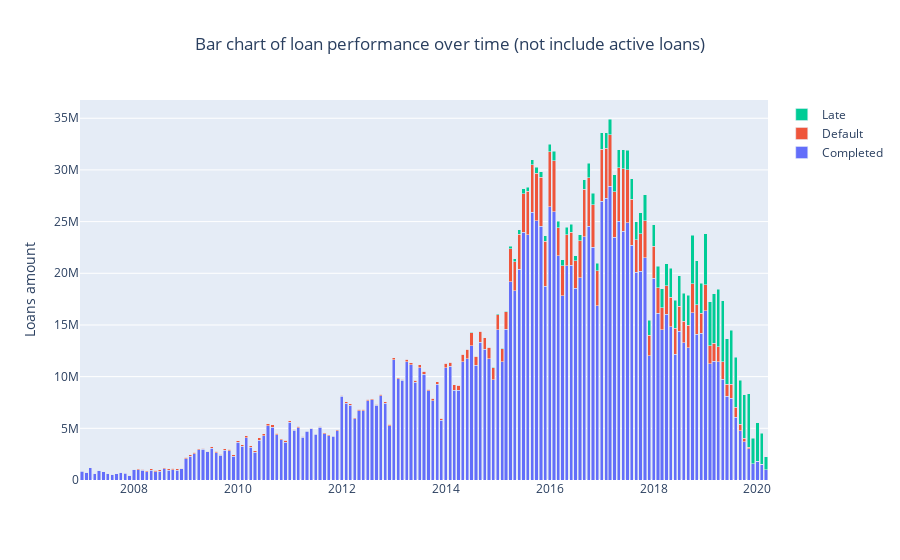

Notebook source saved alongside this figure:
### Code cell
#display bar chart without active loans

bar_plots = [
    go.Bar(x=loan_pivot_by_date_status_new['Disbursal Year and Month'], y=loan_pivot_by_date_status_new['Completed Loans Amount'], name='Completed'),
    go.Bar(x=loan_pivot_by_date_status_new['Disbursal Year and Month'], y=loan_pivot_by_date_status_new['Default Loans Amount'], name='Default'),
    go.Bar(x=loan_pivot_by_date_status_new['Disbursal Year and Month'], y=loan_pivot_by_date_status_new['Late Loans Amount'], name='Late')
]
layout = go.Layout(
    title = go.layout.Title(text='Bar chart of loan performance over time (not include active loans)', x=0.5),
    yaxis_title = 'Loans amount'
)
fig = go.Figure(data=bar_plots, layout=layout)
fig.update_layout(barmode='stack')
fig.show()

### Figure 1 — Plotly figure (JSON) as saved in the notebook; plotly's stock layout.template omitted (floating-point values rounded to 4 significant figures; data arrays with more than 128 entries replaced by an {"elided": "..."} marker saying what was removed)
{"data": [{"name": "Completed", "type": "bar", "x": {"elided": "159 str values"}, "y": {"elided": "159 int values"}}, {"name": "Default", "type": "bar", "x": {"elided": "159 str values"}, "y": {"elided": "159 int values"}}, {"name": "Late", "type": "bar", "x": {"elided": "159 str values"}, "y": {"elided": "159 int values"}}], "layout": {"barmode": "stack", "title": {"text": "Bar chart of loan performance over time (not include active loans)", "x": 0.5}, "yaxis": {"title": {"text": "Loans amount"}}}}
